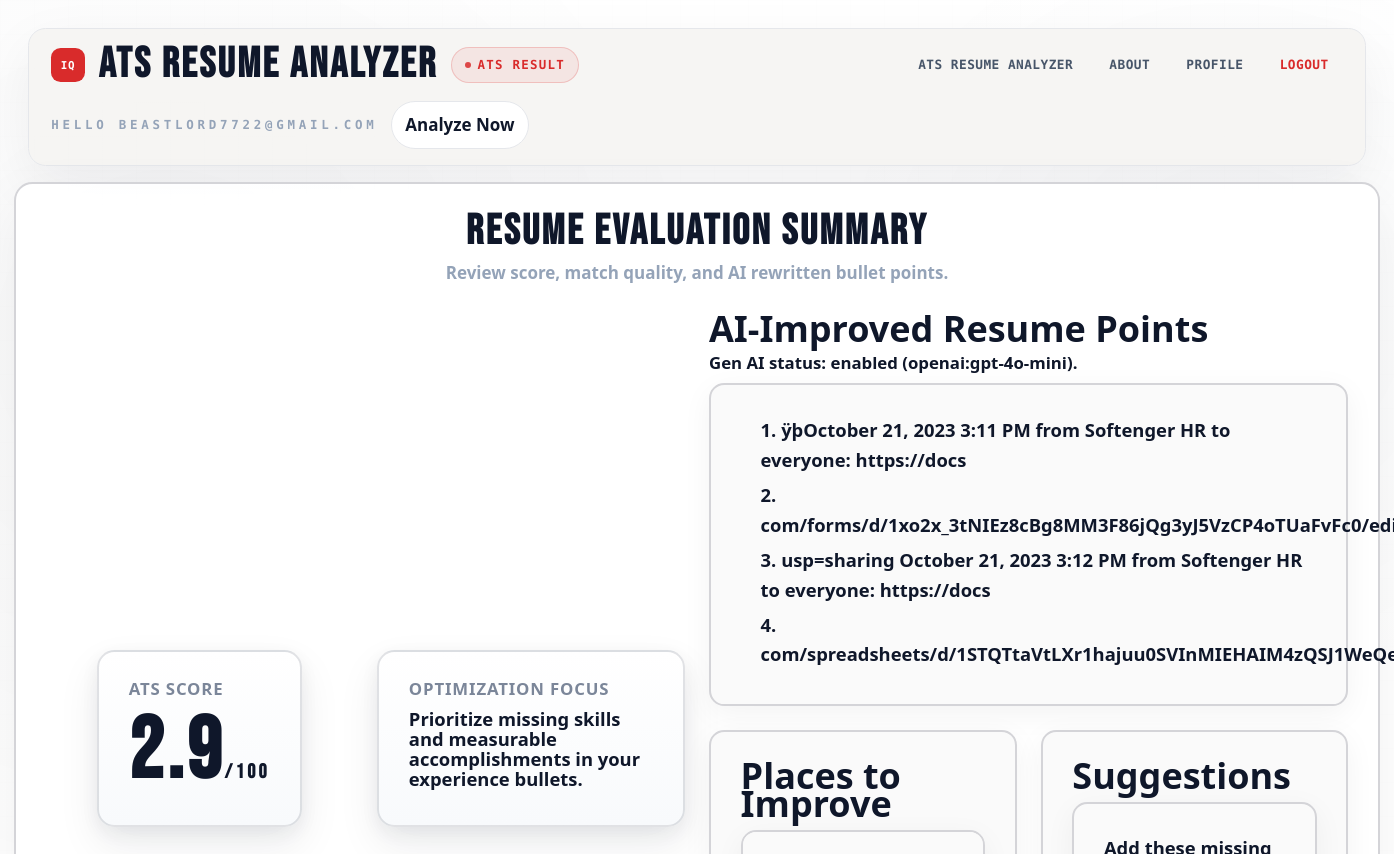
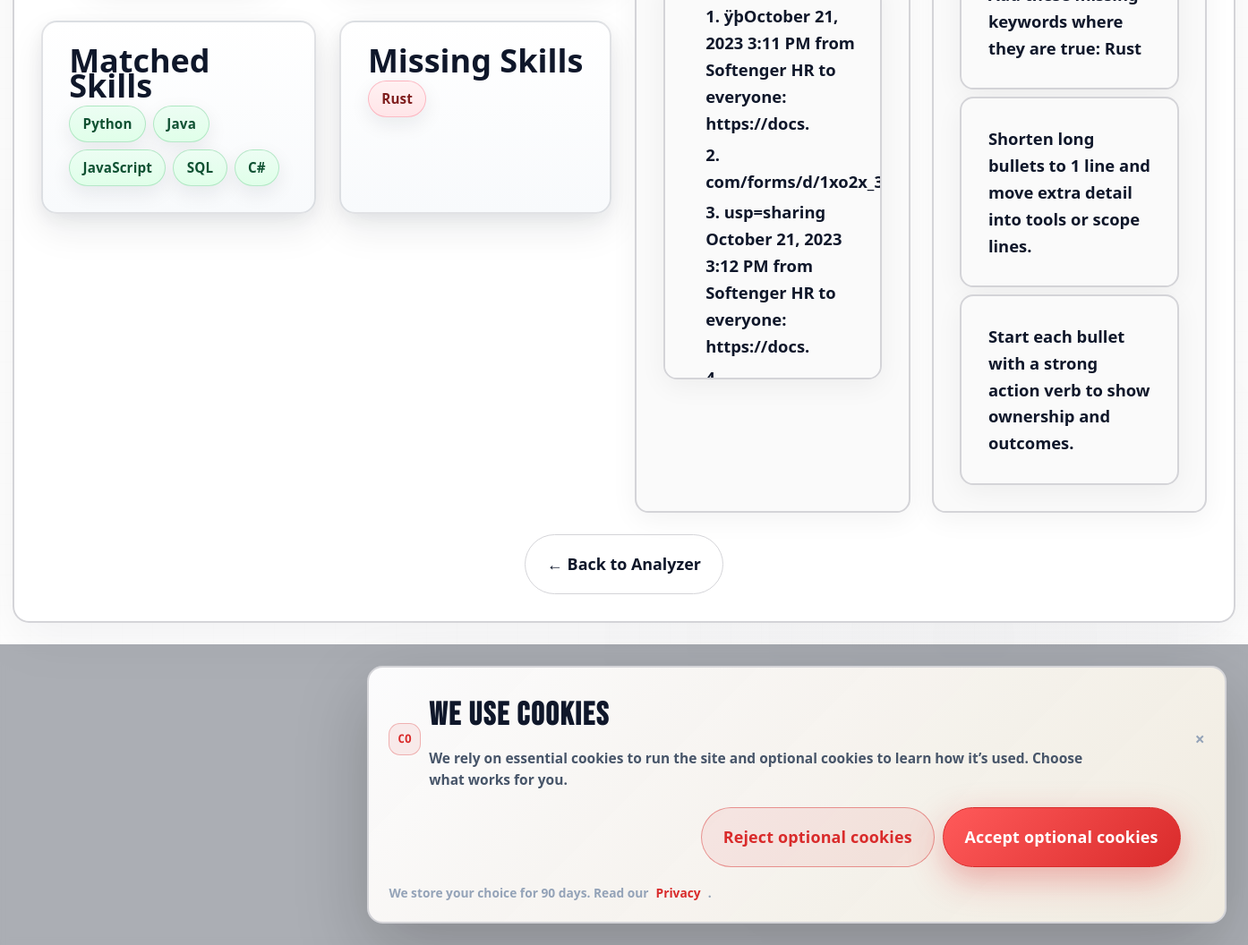
The app's page /history/359 (signed in) with its own data (2 pictures, top to bottom).
### tables this page shows
CREATE TABLE users(
        id INTEGER PRIMARY KEY,
        name TEXT, email TEXT UNIQUE, password TEXT, created_at TEXT, role TEXT);

CREATE TABLE resume_history(
        id INTEGER PRIMARY KEY,
        user_id INTEGER, score REAL, date TEXT, filename TEXT, Filetype TEXT, found TEXT, missing TEXT, rewritten TEXT, skills TEXT, batch_id TEXT, folder_name TEXT);

### app.py (the view)
@app.get("/history/{history_id}", response_class=HTMLResponse)
async def open_history_result(request: Request, history_id: int) -> HTMLResponse:
    user = require_user(request)
    row = get_history_row(int(user["id"]), history_id)
    if not row:
        raise HTTPException(status_code=404, detail="History record not found.")
    rewritten = parse_saved_bullets(row["rewritten"]) or rehydrate_history_rewrite(history_id, int(user["id"]), row["filename"], row["skills"])
    raw_missing_list = [s.strip() for s in str(row["missing"] or "").split(",") if s.strip() and s.strip() != "-"]
    display_missing_list = filter_skill_terms(raw_missing_list)
    display_found_list = filter_skill_terms([s.strip() for s in str(row["found"] or "").split(",") if s.strip() and s.strip() != "-"])
    combined_points = combine_points(rewritten)
    suggestions = build_suggestions(combined_points, display_missing_list)
    table_preview: list[list[list[str]]] = []
    table_count = 0
    history_path = find_uploaded_resume_path(row["filename"])
    if history_path:
        tables = extract_tables(history_path)
        table_preview = build_table_preview(tables)
        table_count = len(tables)
    enabled, status_message = get_genai_status()
    return templates.TemplateResponse(
        "result.html",
        base_context(
            request,
            resume=True,
            bulk=False,
            score=row["score"],
            found=", ".join(display_found_list) or "-",
            missing=", ".join(display_missing_list) or "-",
            found_display=display_found_list,
            missing_display=display_missing_list,
            rewritten=rewritten,
            combined_points=combined_points,
            suggestions=suggestions,
            skills=row["skills"] or "",
            history_id=history_id,
            history_filename=row["filename"],
            history_filetype=row["filetype"],
            history_date=row["date"],
            table_preview=table_preview,
            table_count=table_count,
            genai_enabled=enabled,
            genai_status_message=status_message,
            is_hr=is_hr_user(user),
        ),
    )

### templates/result.html (shortened to what this page needs)
<!DOCTYPE html>
<html lang="en">
<head>
  <script src="https://cdn.tailwindcss.com"></script>
</head>
<body class="app-shell result-page">
  <header class="app-topbar">
    <div class="app-topbar__inner">
      <div class="app-topbar__left">
        <div class="app-logo">IQ</div>
        <span class="brand-title text-lg font-bold">ATS RESUME ANALYZER</span>
        <span class="badge-pill">ATS Result</span>
      </div>
      <div class="app-topbar__center">
        <a href="/">ATS RESUME ANALYZER</a>
        <a href="/about">About</a>
        <a href="/profile">Profile</a>
        <a href="/logout" class="text-danger">Logout</a>
      </div>
      <div class="app-topbar__right">
        <span class="app-hello">HELLO {{ (request.session.get("user_name") or "USER") | upper }}</span>
        <a class="app-cta" href="/">Analyze Now</a>
      </div>
    </div>
  </header>
  <div class="page-wrap page-wrap--content">
    <div class="glass-panel p-6 md:p-10">
      <div class="mb-7 text-center">
        <h1 class="brand-title text-3xl font-bold">Resume Evaluation Summary</h1>
        <p class="text-muted mt-2">Review score, match quality, and AI rewritten bullet points.</p>
      </div>
      {% if bulk %}
      <div class="grid gap-6 md:grid-cols-3">
        <div class="panel-soft p-5">
          <p class="text-muted text-xs uppercase tracking-wide">Batch Processed</p>
          <p class="metric-value mt-3 text-4xl font-bold text-cyan-200">{{ processed_count }}<span class="text-lg text-cyan-100">/{{ batch_total }}</span></p>
        </div>
        <div class="panel-soft p-5">
          <p class="text-muted text-xs uppercase tracking-wide">Top Match</p>
          <p class="metric-value mt-3 text-4xl font-bold text-emerald-300">{{ top_score }}<span class="text-lg text-emerald-100">/100</span></p>
        </div>
        <div class="panel-soft p-5">
          <p class="text-muted text-xs uppercase tracking-wide">Average Score</p>
          <p class="metric-value mt-3 text-4xl font-bold text-indigo-200">{{ avg_score }}<span class="text-lg text-indigo-100">/100</span></p>
        </div>
      </div>
      <div class="panel-soft mt-6 p-4">
        <p class="text-sm text-slate-100">
          Processing complete: {{ processed_count }}/{{ batch_total }} resumes analyzed against {{ job_skill_count }} extracted job keywords.
        </p>
        {% if table_resume_count %}
        <p class="mt-2 text-sm text-slate-100">
          Tables detected in {{ table_resume_count }} resume(s) and included in scoring.
        </p>
        {% endif %}
        {% if skipped_count %}
        <p class="mt-2 text-sm text-rose-200">
          {{ skipped_count }} file(s) were skipped due to unsupported type or unreadable content.
        </p>
        {% if skipped_files %}
        <p class="mt-2 text-xs text-rose-100">Examples: {{ skipped_files | join(", ") }}</p>
        {% endif %}
        {% endif %}
      </div>
      <div class="mt-6">
        <h2 class="mb-3 text-xl font-semibold">Resume Leaderboard</h2>
        <div class="space-y-3">
          {% for row in leaderboard %}
          <div class="panel-soft flex flex-wrap items-center justify-between gap-3 p-4">
            <div class="min-w-0">
              <p class="text-sm font-semibold text-slate-100">#{{ row.rank }} {{ row.filename }}</p>
              <p class="text-muted text-xs">Matched {{ row.found_count }} skills, missing {{ row.missing_count }}</p>
            </div>
            <div class="flex items-center gap-3">
              <p class="metric-value text-lg font-bold text-emerald-300">{{ row.score }}%</p>
              <a href="/history/{{ row.history_id }}" class="btn-secondary">Open</a>
            </div>
          </div>
          {% else %}
          <div class="panel-soft p-4 text-sm text-muted">No bulk analysis results available.</div>
          {% endfor %}
        </div>
      </div>
      <div class="mt-8">
        <h2 class="mb-3 text-xl font-semibold">Leaderboard Table</h2>
        <div class="panel-soft overflow-x-auto p-4">
          <table class="min-w-full text-sm text-slate-100">
            <thead>
              <tr class="text-left text-xs uppercase tracking-wide text-slate-300">
                <th class="px-2 py-2">Rank</th>
                <th class="px-2 py-2">File</th>
                <th class="px-2 py-2">Score</th>
                <th class="px-2 py-2">Matched</th>
                <th class="px-2 py-2">Missing</th>
                <th class="px-2 py-2">Tables</th>
                <th class="px-2 py-2">Open</th>
              </tr>
            </thead>
            <tbody>
              {% for row in leaderboard %}
              <tr class="border-t border-slate-700/40">
                <td class="px-2 py-2 text-slate-200">#{{ row.rank }}</td>
                <td class="px-2 py-2">{{ row.filename }}</td>
                <td class="px-2 py-2 text-emerald-300 font-semibold">{{ row.score }}%</td>
                <td class="px-2 py-2">{{ row.found_count }}</td>
                <td class="px-2 py-2">{{ row.missing_count }}</td>
                <td class="px-2 py-2">{{ row.table_count or 0 }}</td>
                <td class="px-2 py-2"><a href="/history/{{ row.history_id }}" class="btn-secondary">Open</a></td>
              </tr>
              {% else %}
              <tr>
                <td class="px-2 py-3 text-muted" colspan="7">No bulk analysis results available.</td>
              </tr>
              {% endfor %}
            </tbody>
          </table>
        </div>
      </div>
      <div class="mt-6 text-center">
        {% if batch_id %}
        <a href="/export/bulk/{{ batch_id }}" class="btn-primary">Download CSV</a>
        {% endif %}
        <a href="/" class="btn-secondary">&larr; Back to Analyzer</a>
      </div>
      {% elif resume %}
      <div class="grid gap-6 lg:grid-cols-2">
        <div class="space-y-6 lg:max-w-3xl lg:mx-auto result-metrics-col">
          <div class="grid gap-6 md:grid-cols-2 result-metrics-grid">
            <div class="panel-soft p-5 metric-card">
              <p class="text-muted text-xs uppercase tracking-wide">ATS Score</p>
              <p class="metric-value mt-3 text-5xl font-bold text-emerald-300">{{ score }}<span class="text-xl text-emerald-200">/100</span></p>
            </div>
            <div class="panel-soft p-5 metric-card">
              <p class="text-muted text-xs uppercase tracking-wide">Optimization Focus</p>
              <p class="mt-3 text-sm text-slate-100">Prioritize missing skills and measurable accomplishments in your experience bullets.</p>
            </div>
          </div>
          <div class="grid gap-6 md:grid-cols-2 result-metrics-grid">
            <div class="panel-soft p-5 metric-card">
              <h2 class="mb-2 text-lg font-semibold text-emerald-200">Matched Skills</h2>
              {% if found_display %}
              <div class="skill-pill-row">
                {% for skill in found_display %}
                <span class="skill-pill skill-pill--match">{{ skill }}</span>
                {% endfor %}
              </div>
              {% else %}
              <div class="skill-pill-row">
                {% for skill in ["Python","Java","JavaScript","SQL","C#"] %}
                <span class="skill-pill skill-pill--match">{{ skill }}</span>
                {% endfor %}
              </div>
              {% endif %}
            </div>
            <div class="panel-soft p-5 metric-card">
              <h2 class="mb-2 text-lg font-semibold text-rose-200">Missing Skills</h2>
              {% if missing_display %}
              <div class="skill-pill-row">
                {% for skill in missing_display %}
                <span class="skill-pill skill-pill--missing">{{ skill }}</span>
                {% endfor %}
              </div>
              {% else %}
              <p class="text-sm leading-relaxed text-rose-100">No gaps detected.</p>
              {% endif %}
            </div>
          </div>
        </div>
        <div class="space-y-6">
          <div>
            <h2 class="mb-3 text-xl font-semibold">AI-Improved Resume Points</h2>
            {% if genai_enabled %}
            <p class="mb-3 text-xs text-emerald-200">Gen AI status: {{ genai_status_message or "enabled" }}.</p>
            {% else %}
            <p class="mb-3 text-xs text-amber-200">Gen AI status: {{ genai_status_message or "unavailable" }}.</p>
            {% endif %}
            {% if rewritten %}
            <div class="panel-soft p-4 text-sm leading-relaxed text-slate-100">
              <ol style="margin:0;padding-left:1.25rem;list-style-type:decimal;list-style-position:inside;">
                {% for r in rewritten %}
                <li style="margin-bottom:5px;display:list-item;">{{ r }}</li>
                {% endfor %}
              </ol>
            </div>
            {% else %}
            <div class="panel-soft p-4 text-sm text-muted">No improved bullet points were saved for this analysis.</div>
            {% endif %}
          </div>
          <div class="grid gap-6 md:grid-cols-2">
            <div class="panel-soft p-5">
              <h2 class="mb-3 text-xl font-semibold">Places to Improve</h2>
              {% if combined_points %}
            <div class="panel-soft p-4 text-sm leading-relaxed text-slate-100 result-scroll-box">
              <ol style="margin:0;padding-left:1.25rem;list-style-type:decimal;list-style-position:inside;">
                {% for p in combined_points %}
                <li style="margin-bottom:5px;display:list-item;">{{ p }}</li>
                {% endfor %}
              </ol>
              </div>
              {% else %}
              <p class="text-sm text-muted">No points available to combine.</p>
              {% endif %}
            </div>
            <div class="panel-soft p-5">
              <h2 class="mb-3 text-xl font-semibold">Suggestions</h2>
              {% if suggestions %}
              <ul class="space-y-2 text-sm leading-relaxed text-slate-100">
                {% for s in suggestions %}
                <li class="panel-soft p-3">{{ s }}</li>
                {% endfor %}
              </ul>
              {% else %}
              <p class="text-sm text-muted">No extra suggestions for this resume.</p>
              {% endif %}
            </div>
          </div>
        </div>
      </div>
      <div class="mt-6 text-center">
        <a href="/" class="btn-secondary">&larr; Back to Analyzer</a>
      </div>
      {% else %}
      <div class="panel-soft p-6">
        <p class="text-muted mb-4">No analysis result found.</p>
        <a href="/" class="btn-secondary">&larr; Back to Analyzer</a>
      </div>
      {% endif %}
    </div>
  </div>
{% include "_cookie.html" %}
</body>
</html>

### records on screen
users: email "BEASTLORD7722@GMAIL.COM"
resume_history: score "2.9", missing "Rust"

### other values on screen
{{ skill }} "Python" "Java" "JavaScript" "SQL" "C#"
{{ genai_status_message or "enabled" }} "enabled (openai:gpt-4o-mini)"
{{ r }} "ÿþOctober 21, 2023 3:11 PM from Softenger HR to everyone: https://docs" "usp=sharing October 21, 2023 3:12 PM from Softenger HR to everyone: https://docs"
{{ p }} "ÿþOctober 21, 2023 3:11 PM from Softenger HR to everyone: https://docs." "usp=sharing October 21, 2023 3:12 PM from Softenger HR to everyone: https://docs."
{{ s }} "Add these missing keywords where they are true: Rust" "Shorten long bullets to 1 line and move extra detail into tools or scope lines." "Start each bullet with a strong action verb to show ownership and outcomes."
